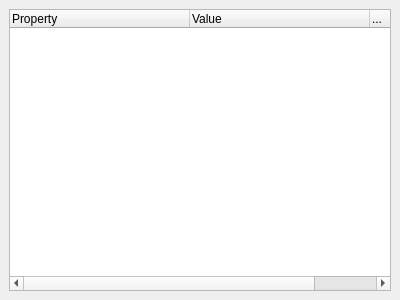
<?xml version="1.0" encoding="UTF-8"?>
<ui version="4.0">
 <class>PropertyTreeDock</class>
 <widget class="QDockWidget" name="PropertyTreeDock">
  <property name="geometry">
   <rect>
    <x>0</x>
    <y>0</y>
    <width>400</width>
    <height>300</height>
   </rect>
  </property>
  <property name="windowTitle">
   <string>Properties</string>
  </property>
  <widget class="QWidget" name="dockWidgetContents">
   <property name="sizePolicy">
    <sizepolicy hsizetype="Expanding" vsizetype="Expanding">
     <horstretch>0</horstretch>
     <verstretch>0</verstretch>
    </sizepolicy>
   </property>
   <layout class="QVBoxLayout" name="verticalLayout">
    <item>
     <widget class="QTreeWidget" name="propertyTree">
      <property name="enabled">
       <bool>true</bool>
      </property>
      <property name="sizePolicy">
       <sizepolicy hsizetype="Expanding" vsizetype="Expanding">
        <horstretch>0</horstretch>
        <verstretch>0</verstretch>
       </sizepolicy>
      </property>
      <property name="alternatingRowColors">
       <bool>false</bool>
      </property>
      <attribute name="headerCascadingSectionResizes">
       <bool>false</bool>
      </attribute>
      <attribute name="headerDefaultSectionSize">
       <number>180</number>
      </attribute>
      <attribute name="headerHighlightSections">
       <bool>false</bool>
      </attribute>
      <attribute name="headerShowSortIndicator" stdset="0">
       <bool>false</bool>
      </attribute>
      <column>
       <property name="text">
        <string>Property</string>
       </property>
      </column>
      <column>
       <property name="text">
        <string>Value</string>
       </property>
      </column>
      <column>
       <property name="text">
        <string>...</string>
       </property>
      </column>
     </widget>
    </item>
   </layout>
  </widget>
 </widget>
 <resources/>
 <connections/>
</ui>
